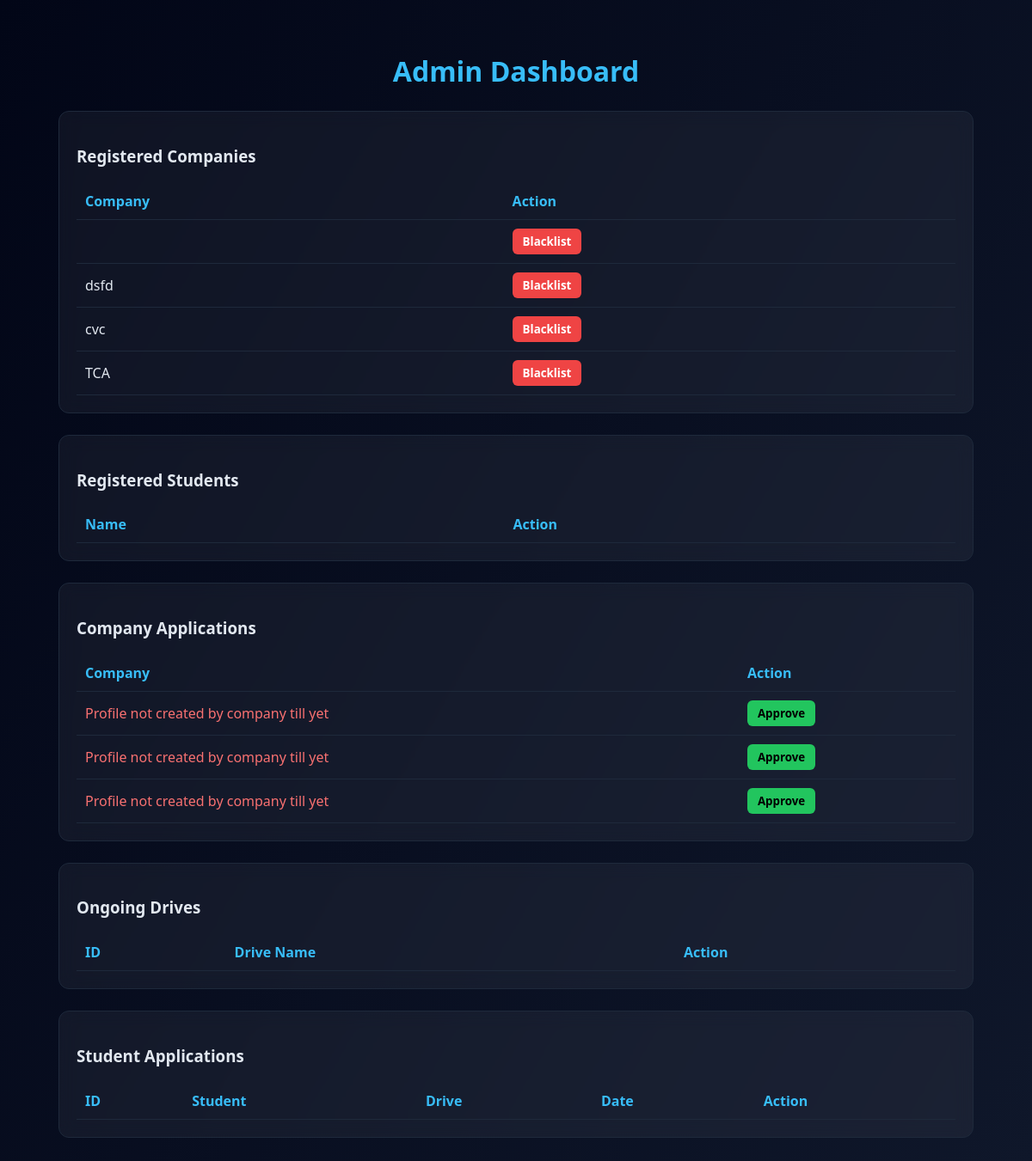
Page /admin_dashboard on the committed database.
### app.py (models this page shows)
class User(db.Model):
    __tablename__ = "users"
    id = db.Column(db.Integer, primary_key=True)
    name = db.Column(db.String(100), nullable=False)
    email = db.Column(db.String(120), unique=True, nullable=False)
    password = db.Column(db.String(200), nullable=False)
    role = db.Column(db.String(20), nullable=False)  # admin / student / company
    is_approved = db.Column(db.Boolean, default=False)
    created_at = db.Column(db.DateTime, default=datetime.utcnow)
    student_profile = db.relationship(
        "StudentProfile",
        back_populates="user",
        uselist=False,
        cascade="all, delete"
    )
    company_profile = db.relationship(
        "CompanyProfile",
        back_populates="user",
        uselist=False,
        cascade="all, delete"
    )

class CompanyProfile(db.Model):
    __tablename__ = "company_profiles"
    id = db.Column(db.Integer, primary_key=True)
    user_id = db.Column(
        db.Integer,
        db.ForeignKey("users.id"),
        nullable=False,
        unique=True
    )
    company_name = db.Column(db.String(150))
    industry = db.Column(db.String(100))
    website = db.Column(db.String(150))
    description = db.Column(db.Text)
    location = db.Column(db.String(100))
    company_size = db.Column(db.String(50))
    user = db.relationship("User", back_populates="company_profile")
    jobs = db.relationship(
        "Job",
        back_populates="company",
        cascade="all, delete"
    )

### app.py (the view)
@app.route("/admin_dashboard")
def admin_dashboard():
    companies = User.query.filter_by(role="company", is_approved=True).all()
    students = User.query.filter_by(role="student").all()
    pending_companies = User.query.filter_by(role="company", is_approved=False).all()
    jobs = Job.query.filter_by(is_approved=True, is_closed=False).all()
    applications = Application.query.all()
    return render_template(
        "admin_dashboard.html",
        companies=companies,
        students=students,
        pending_companies=pending_companies,
        jobs=jobs,
        applications=applications
    )

### templates/admin_dashboard.html (shortened to what this page needs)
<!DOCTYPE html>
<html>
<head>
</head>
<body>
    <div class="container">
        <h1>Admin Dashboard</h1>
        <div class="card">
            <h3>Registered Companies</h3>
            <table>
                <tr>
                    <th>Company</th>
                    <th>Action</th>
                </tr>
                {% for c in companies %}
                <tr>
                    <td>{{ c.company_profile.company_name }}</td>
                    <td>
                        <a href="/blacklist/{{ c.id }}">
                            <button class="reject">Blacklist</button>
                        </a>
                    </td>
                </tr>
                {% endfor %}
            </table>
        </div>
        <div class="card">
            <h3>Registered Students</h3>
            <table>
                <tr>
                    <th>Name</th>
                    <th>Action</th>
                </tr>
            </table>
        </div>
        <div class="card">
            <h3>Company Applications</h3>
            <table>
                <tr>
                    <th>Company</th>
                    <th>Action</th>
                </tr>
            {% for p in pending_companies %}
            <tr>
                <td>
                    {% if p.company_profile %}
                        {{ p.company_profile.company_name }}
                    {% else %}
                        <span style="color:#f87171;">
                            Profile not created by company till yet
                        </span>
                    {% endif %}
                </td>
                <td>
                    <a href="/approve-company/{{ p.id }}">
                        <button class="approve">Approve</button>
                    </a>
                </td>
            </tr>
            {% endfor %}
            </table>
        </div>
        <div class="card">
            <h3>Ongoing Drives</h3>
            <table>
                <tr>
                    <th>ID</th>
                    <th>Drive Name</th>
                    <th>Action</th>
                </tr>
            </table>
        </div>
        <div class="card">
            <h3>Student Applications</h3>
            <table>
                <tr>
                    <th>ID</th>
                    <th>Student</th>
                    <th>Drive</th>
                    <th>Date</th>
                    <th>Action</th>
                </tr>
            </table>
        </div>
    </div>
</body>
</html>

### templates/admin_dashboard.html (style rules this page uses)
* { box-sizing: border-box; font-family: "Segoe UI", Arial; }
body { margin: 0; background: linear-gradient(120deg, #020617, #0f172a); color: #e2e8f0; padding: 40px; }
.container { width: 95%; margin: auto; }
h1 { text-align: center; color: #38bdf8; }
.card { background: rgba(255, 255, 255, 0.05); border: 1px solid #1e293b; border-radius: 12px; padding: 20px; margin-top: 25px; backdrop-filter: blur(10px); }
table { width: 100%; border-collapse: collapse; margin-top: 10px; }
th, td { padding: 10px; border-bottom: 1px solid #1e293b; }
th { color: #38bdf8; text-align: left; }
button { padding: 6px 12px; border: none; border-radius: 6px; cursor: pointer; font-weight: bold; }
.approve { background: #22c55e; color: black; }
.reject { background: #ef4444; color: white; }

### rows in the picture
User: company_profile.company_name "dsfd"
User: company_profile.company_name "cvc"
User: company_profile.company_name "TCA"
